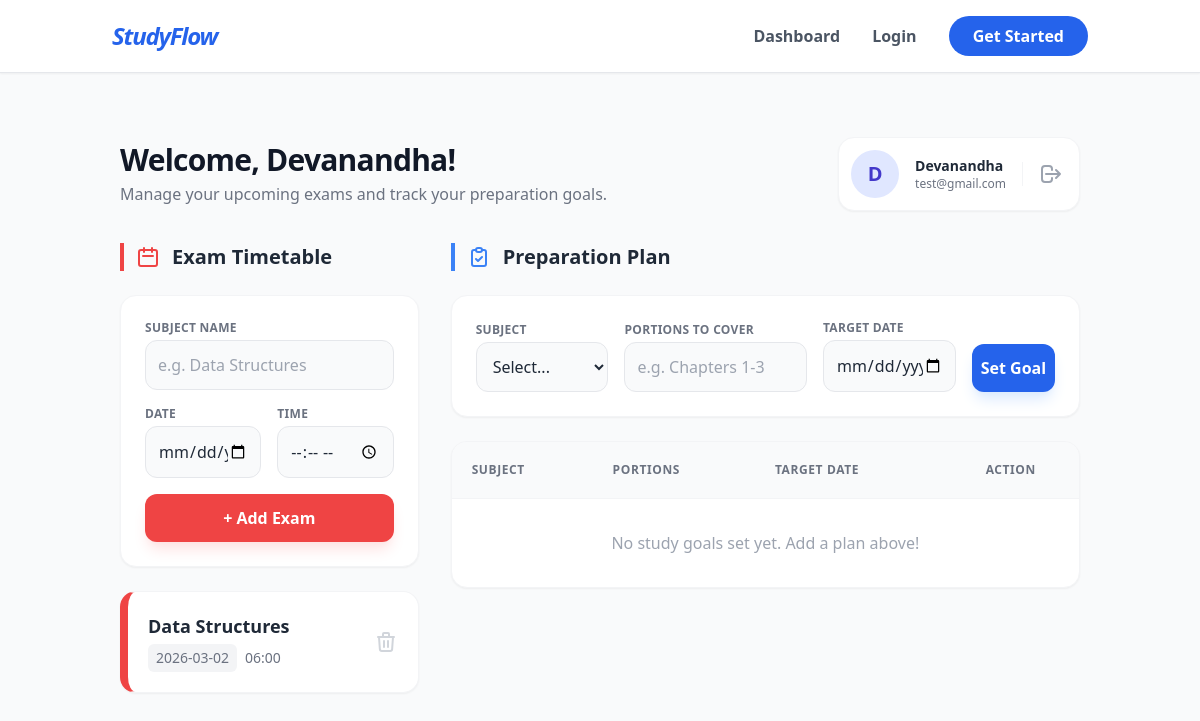
/ (signed in), run on the app's committed database.
### tables this page shows
CREATE TABLE users (
            id INTEGER PRIMARY KEY AUTOINCREMENT,
            fullname TEXT NOT NULL,
            email TEXT UNIQUE NOT NULL,
            password TEXT NOT NULL
        );

CREATE TABLE exams (
            id INTEGER PRIMARY KEY AUTOINCREMENT,
            user_id INTEGER NOT NULL,
            subject TEXT NOT NULL,
            date TEXT NOT NULL,
            time TEXT,
            FOREIGN KEY (user_id) REFERENCES users (id)
        );

### app.py (the view)
@app.route('/')
@login_required
def index():
    conn = get_db_connection()
    user_id = session['user_id']
    user = conn.execute('SELECT * FROM users WHERE id = ?', (user_id,)).fetchone()
    exams = conn.execute('SELECT * FROM exams WHERE user_id = ? ORDER BY date ASC', (user_id,)).fetchall()
    tasks = conn.execute('SELECT * FROM tasks WHERE user_id = ? ORDER BY deadline ASC', (user_id,)).fetchall()
    conn.close()
    return render_template('index.html', user=user, exams=exams, tasks=tasks)

### app.py (called while the page is built)
def get_db_connection():
    conn = sqlite3.connect(DB_PATH)
    conn.row_factory = sqlite3.Row
    return conn

def login_required(f):
    @wraps(f)
    def decorated_function(*args, **kwargs):
        if 'user_id' not in session:
            return redirect(url_for('login'))
        return f(*args, **kwargs)
    return decorated_function

### templates/index.html (shortened to what this page needs)
{% extends "base.html" %}
{% block content %}
<div class="max-w-7xl mx-auto px-4 py-8">
    <div class="mb-8 flex flex-col md:flex-row md:items-center justify-between gap-4">
        <div>
            <h1 class="text-3xl font-black text-gray-900 tracking-tight">Welcome, {{ user.fullname.split()[0] }}!</h1>
            <p class="text-gray-500 font-medium mt-1">Manage your upcoming exams and track your preparation goals.</p>
        </div>
        <div class="flex items-center space-x-4 bg-white p-3 pr-4 rounded-2xl shadow-sm border border-gray-100">
            <div class="bg-indigo-100 text-indigo-700 w-12 h-12 rounded-full flex items-center justify-center font-black text-xl">
                {{ user.fullname[0]|upper }}
            </div>
            <div>
                <p class="text-sm font-bold text-gray-800">{{ user.fullname }}</p>
                <p class="text-xs text-gray-500 font-medium">{{ user.email }}</p>
            </div>
            <div class="pl-4 border-l border-gray-100 ml-2">
                <a href="/logout" class="text-gray-400 hover:text-red-500 transition-colors flex flex-col items-center" title="Log Out">
                    <svg class="w-6 h-6" fill="none" stroke="currentColor" viewBox="0 0 24 24" xmlns="http://www.w3.org/2000/svg"><path stroke-linecap="round" stroke-linejoin="round" stroke-width="2" d="M17 16l4-4m0 0l-4-4m4 4H7m6 4v1a3 3 0 01-3 3H6a3 3 0 01-3-3V7a3 3 0 013-3h4a3 3 0 013 3v1"></path></svg>
                </a>
            </div>
        </div>
    </div>
    <div class="grid grid-cols-1 lg:grid-cols-3 gap-8">
        <div class="lg:col-span-1 space-y-6">
            <div class="flex items-center space-x-3 border-l-4 border-red-500 pl-3">
                <svg class="w-6 h-6 text-red-500" fill="none" stroke="currentColor" viewBox="0 0 24 24" xmlns="http://www.w3.org/2000/svg"><path stroke-linecap="round" stroke-linejoin="round" stroke-width="2" d="M8 7V3m8 4V3m-9 8h10M5 21h14a2 2 0 002-2V7a2 2 0 00-2-2H5a2 2 0 00-2 2v12a2 2 0 002 2z"></path></svg>
                <h2 class="text-xl font-bold text-gray-800">Exam Timetable</h2>
            </div>
            <form action="/add_exam" method="POST" class="bg-white p-6 rounded-2xl shadow-sm border border-gray-100 space-y-4">
                <div>
                    <label class="block text-xs font-bold text-gray-500 uppercase tracking-wide mb-1">Subject Name</label>
                    <input type="text" name="subject" placeholder="e.g. Data Structures" required
                        class="w-full border border-gray-200 p-3 rounded-xl bg-gray-50 text-gray-800 focus:bg-white focus:ring-2 focus:ring-red-400 focus:border-red-400 outline-none transition-all">
                </div>
                <div class="grid grid-cols-2 gap-4">
                    <div>
                        <label class="block text-xs font-bold text-gray-500 uppercase tracking-wide mb-1">Date</label>
                        <input type="date" name="date" required
                            class="w-full border border-gray-200 p-3 rounded-xl bg-gray-50 text-gray-800 focus:bg-white focus:ring-2 focus:ring-red-400 outline-none transition-all">
                    </div>
                    <div>
                        <label class="block text-xs font-bold text-gray-500 uppercase tracking-wide mb-1">Time</label>
                        <input type="time" name="time"
                            class="w-full border border-gray-200 p-3 rounded-xl bg-gray-50 text-gray-800 focus:bg-white focus:ring-2 focus:ring-red-400 outline-none transition-all">
                    </div>
                </div>
                <button type="submit" class="w-full mt-2 bg-red-500 text-white py-3 rounded-xl font-bold hover:bg-red-600 transition-all shadow-lg shadow-red-100 transform hover:-translate-y-0.5">
                    + Add Exam
                </button>
            </form>
            <div class="space-y-4">
                {% for exam in exams %}
                <div class="bg-white p-5 rounded-2xl shadow-sm border border-gray-100 border-l-8 border-l-red-500 hover:shadow-md transition-shadow relative overflow-hidden group flex justify-between items-center">
                    <div>
                        <h3 class="font-black text-gray-800 text-lg">{{ exam.subject }}</h3>
                        <div class="flex items-center text-sm text-gray-500 font-medium mt-1">
                            <span class="bg-gray-100 px-2 py-1 rounded-md mr-2">{{ exam.date }}</span>
                            {% if exam.time %}<span>{{ exam.time }}</span>{% endif %}
                        </div>
                    </div>
                    <a href="/delete_exam/{{ exam.id }}" class="text-gray-300 hover:text-red-500 transition-colors" title="Delete Exam">
                    </a>
                </div>
                {% else %}
                <div class="text-center py-8 bg-gray-50 rounded-2xl border border-dashed border-gray-200">
                    <p class="text-gray-400 font-medium text-sm">No exams scheduled yet.</p>
                </div>
                {% endfor %}
            </div>
        </div>
        <div class="lg:col-span-2 space-y-6">
            <div class="flex items-center space-x-3 border-l-4 border-blue-500 pl-3">
                <h2 class="text-xl font-bold text-gray-800">Preparation Plan</h2>
            </div>
            <form action="/add_study_plan" method="POST" class="bg-white p-6 rounded-2xl shadow-sm border border-gray-100">
                <div class="grid grid-cols-1 md:grid-cols-12 gap-4 items-end">
                    <div class="md:col-span-3">
                        <label class="block text-xs font-bold text-gray-500 uppercase tracking-wide mb-1">Subject</label>
                        <select name="subject" class="w-full border border-gray-200 p-3 rounded-xl bg-gray-50 text-gray-800 outline-none focus:ring-2 focus:ring-blue-500 focus:bg-white transition-all">
                            <option value="" disabled selected>Select...</option>
                        </select>
                    </div>
                    <div class="md:col-span-4">
                        <label class="block text-xs font-bold text-gray-500 uppercase tracking-wide mb-1">Portions to Cover</label>
                        <input type="text" name="portions" placeholder="e.g. Chapters 1-3" required
                            class="w-full border border-gray-200 p-3 rounded-xl bg-gray-50 text-gray-800 outline-none focus:ring-2 focus:ring-blue-500 focus:bg-white transition-all">
                    </div>
                    <div class="md:col-span-3">
                        <label class="block text-xs font-bold text-gray-500 uppercase tracking-wide mb-1">Target Date</label>
                        <input type="date" name="deadline" required
                            class="w-full border border-gray-200 p-3 rounded-xl bg-gray-50 text-gray-800 outline-none focus:ring-2 focus:ring-blue-500 focus:bg-white transition-all">
                    </div>
                    <div class="md:col-span-2">
                        <button type="submit" class="w-full bg-blue-600 text-white py-3 rounded-xl font-bold hover:bg-blue-700 transition-all shadow-lg shadow-blue-100 transform hover:-translate-y-0.5">
                            Set Goal
                        </button>
                    </div>
                </div>
            </form>
            <div class="bg-white rounded-2xl shadow-sm border border-gray-100 overflow-hidden">
                <div class="overflow-x-auto">
                    <table class="w-full text-left whitespace-nowrap">
                        <thead class="bg-gray-50 border-b border-gray-100">
                            <tr>
                                <th class="p-5 text-gray-500 font-bold uppercase text-xs tracking-wider">Subject</th>
                                <th class="p-5 text-gray-500 font-bold uppercase text-xs tracking-wider">Portions</th>
                                <th class="p-5 text-gray-500 font-bold uppercase text-xs tracking-wider">Target Date</th>
                                <th class="p-5 text-center text-gray-500 font-bold uppercase text-xs tracking-wider">Action</th>
                            </tr>
                        </thead>
                        <tbody class="divide-y divide-gray-100">
                            {% for task in tasks %}
                            <tr class="hover:bg-blue-50/30 transition-colors group">
                                <td class="p-5 font-bold text-gray-800">{{ task.subject }}</td>
                                <td class="p-5 text-gray-600">{{ task.portions }}</td>
                                <td class="p-5">
                                    <span class="bg-orange-100 text-orange-700 px-3 py-1 rounded-full text-sm font-bold">
                                        {{ task.deadline }}
                                    </span>
                                </td>
                                <td class="p-5 text-center">
                                    <div class="flex items-center justify-center space-x-2">
                                        <a href="/delete_task/{{ task.id }}" title="Mark as Complete"
                                           class="inline-flex items-center justify-center bg-green-50 text-green-600 font-black hover:bg-green-500 hover:text-white px-3 py-2 rounded-lg transition-all duration-200 text-sm">
                                            <svg class="w-4 h-4 mr-1" fill="none" stroke="currentColor" viewBox="0 0 24 24"><path stroke-linecap="round" stroke-linejoin="round" stroke-width="3" d="M5 13l4 4L19 7"></path></svg>
                                            DONE
                                        </a>
                                        <a href="/delete_task/{{ task.id }}" title="Delete Task"
                                           class="inline-flex items-center justify-center bg-red-50 text-red-500 font-black hover:bg-red-500 hover:text-white px-3 py-2 rounded-lg transition-all duration-200 text-sm">
                                            <svg class="w-4 h-4 mr-1" fill="none" stroke="currentColor" viewBox="0 0 24 24" xmlns="http://www.w3.org/2000/svg"><path stroke-linecap="round" stroke-linejoin="round" stroke-width="2" d="M19 7l-.867 12.142A2 2 0 0116.138 21H7.862a2 2 0 01-1.995-1.858L5 7m5 4v6m4-6v6m1-10V4a1 1 0 00-1-1h-4a1 1 0 00-1 1v3M4 7h16"></path></svg>
                                            DEL
                                        </a>
                                    </div>
                                </td>
                            </tr>
                            {% else %}
                            <tr>
                                <td colspan="4" class="p-8 text-center text-gray-400 font-medium">
                                    No study goals set yet. Add a plan above!
                                </td>
                            </tr>
                            {% endfor %}
                        </tbody>
                    </table>
                </div>
            </div>
        </div>
    </div>
</div>
{% endblock %}

### data on the page
users: fullname "Devanandha", fullname "D", email "test@gmail.com"
exams: subject "Data Structures", date "2026-03-02", time "06:00"
